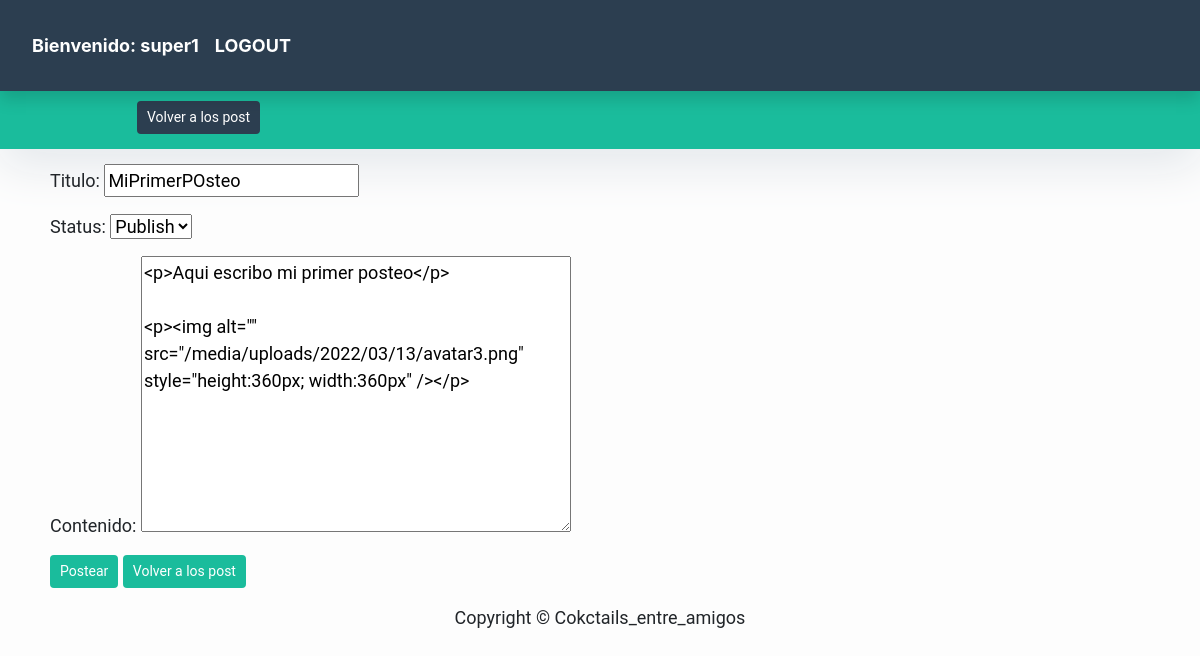
Page /blog/post/update/Post1/ (signed in) on the committed database.
### blog/models.py (models this page shows, shortened)
class Post(models.Model):
    titulo = models.CharField(max_length=200, unique=True)
    slug = models.SlugField(max_length=200, unique=True)
    autor = models.ForeignKey(User, on_delete= models.CASCADE,related_name='blog_posts')
    modificado_el = models.DateTimeField(auto_now= True)
    contenido = RichTextUploadingField()
    creado_el = models.DateTimeField(auto_now_add=True)
    status = models.IntegerField(choices=STATUS, default=0)
    class Meta:
        ordering = ['-creado_el']

### blog/views.py (the view)
# urls.py: path('post/update/<slug:slug>/', PostUpdate.as_view(), name='post_update'),
class PostUpdate(UpdateView):
    model = Post
    success_url = "/blog/post/list"
    fields = ['titulo','status','contenido']

### templates/blog/post_form.html (shortened to what this page needs)
{% extends 'blog/base_post.html' %}
{% block contenido %}
    <header class="masthead bg-primary text-white">
        <div class="container">
            <div class="row">
                <div class=" col-md-8 col-md-10 mx-auto">
                    <div class="site-heading">
                        <div>
                            <a href= {% url 'post_list' %} class="btn btn-secondary  btn-sm">Volver a los post</a>
                        </div>
                    </div>
                </div>
            </div>
        </div>
    </header>
        <div style="margin:15px 0px 0px 50px">
            {% if request.user.is_authenticated %}
                {% if user.is_staff == 1%}
                    <form method="POST"> {% csrf_token %}
                    {{ form.as_p }}
                    <input type="submit" class="btn btn-primary btn-sm btn-block" value="Postear">
                    <a href= {% url 'post_list' %} class="btn btn-primary  btn-sm">Volver a los post</a>
                    </form>
                {% else %}
                    Usted no es Admin, no puede redactar Post.
                {% endif %}
            {% else %}
            Debe Loguearse para crear un Post
            <li class="nav-item mx-0 mx-lg-1"><a class="nav-link py-3 px-0 px-lg-3 rounded" href="{% url 'login' %}">Login</a></li>
            {% endif %}
        </div>
{%endblock%}

### templates/blog/base_post.html (shortened to what this page needs)
{% load static %}
<!DOCTYPE html>
<html lang="en">
    <head>
        <link href="" rel="stylesheet" type="text/css" />
        <link href="{% static 'blog/css/styles.css' %}" rel="stylesheet" />
    </head>
    <body>
        <nav class="navbar navbar-expand-lg navbar-light bg-secondary shadow" id="mainNav">
            <div class="container-fluid">
                {% if request.user.is_authenticated %}
                <div class="container-fluid">
                    <ul class="navbar-nav ms-auto">
                        <li class="nav-item text-black">
                            <a class="nav-link text-white font-weight-bold">Bienvenido: {{user.username}}</a>
                        </li>
                        <li class="nav-item text-white">
                            <a class="nav-link text-white text-uppercase font-weight-bold" href="{% url 'logout' %}">Logout</a>
                        </li>
                    </ul>
                </div>
                {% endif %}
            </div>
        </nav>
        {% block contenido %}{% endblock contenido %}
        <footer class="py-3 bg-grey">
            <p class="m-0 text-dark text-center ">Copyright &copy; Cokctails_entre_amigos</p>
        </footer>
    </body>
</html>

### templates/blog/base_post.html (style rules this page uses)
body { font-family: "Roboto", sans-serif; font-size: 17px; background-color: #fdfdfd; }
.shadow { box-shadow: 0 4px 2px -2px rgba(0, 0, 0, 0.1); }
.masthead { background: #3398E1; height: auto; padding-bottom: 15px; box-shadow: 0 16px 48px #E3E7EB; padding-top: 10px; }

### templates/blog/post_form.html (style rules this page uses)
body { font-family: "Roboto", sans-serif; font-size: 18px; background-color: #fdfdfd; }

### rows in the picture
Post: titulo "MiPrimerPOsteo", status "Publish", contenido "<p>Aqui escribo mi primer posteo</p> <p><img alt=\"\" src=\"/media/uploads/2022/03/13/avatar3.png\" style=\"height:360px; width:360px\" /></p>"

### other values in the picture
{{ user.username }} "super1"
